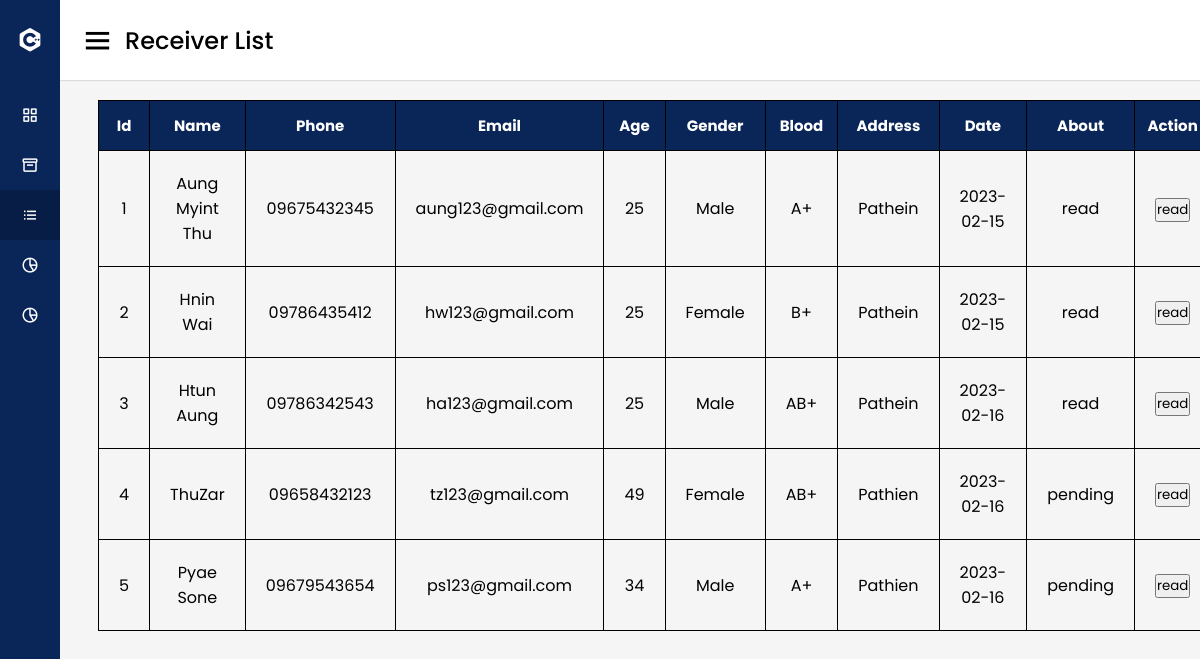
/Dashboard_receiver.php, run on the app's committed database.
### tables this page shows
CREATE TABLE `receiver_detail` (
  `receiver_id` int(11) NOT NULL,
  `receiver_name` varchar(100) NOT NULL,
  `receiver_phone` varchar(50) NOT NULL,
  `receiver_email` varchar(100) NOT NULL,
  `receiver_age` varchar(50) NOT NULL,
  `receiver_gender` varchar(50) NOT NULL,
  `receiver_blood` varchar(50) NOT NULL,
  `receiver_address` varchar(200) NOT NULL,
  `receiver_date` varchar(100) NOT NULL,
  `receiver_about` varchar(50) NOT NULL
);

### Dashboard_receiver.php (the view, shortened to what this page needs)
<!DOCTYPE html>
<html lang="en" dir="ltr">
<head>
  <link rel="stylesheet" href="dashboard_style.css">
  <link href='https://unpkg.com/boxicons@2.0.7/css/boxicons.min.css' rel='stylesheet'>
</head>
<body>
  <div class="sidebar">
    <div class="logo-details">
      <i class='bx bxl-c-plus-plus'></i>
      <span class="logo_name">Blood Bank Admin Panel</span>
    </div>
    <ul class="nav-links">
      <li>
        <a href="Dashboard.php" >
          <i class='bx bx-grid-alt' ></i>
          <span class="links_name">Dashboard</span>
        </a>
      </li>
      <li>
        <a href="Dashboard_donor.php">
          <i class='bx bx-box' ></i>
          <span class="links_name">Donor List</span>
        </a>
      </li>
      <li>
        <a href="Dashboard_receiver.php" class="active">
          <i class='bx bx-list-ul' ></i>
          <span class="links_name">Receiver List</span>
        </a>
      </li>
      <li>
        <a href="Dashboard_bloodbank.php">
          <i class='bx bx-pie-chart-alt-2' ></i>
          <span class="links_name">Blood Bank</span>
        </a>
      </li>
      <li>
          <a href="Dashboard_blood.php">
            <i class='bx bx-pie-chart-alt-2' ></i>
            <span class="links_name">Blood</span>
          </a>
        </li>
    </ul>
  </div>
  <section class="home-section">
    <nav>
      <div class="sidebar-button">
        <i class='bx bx-menu sidebarBtn'></i>
        <span >Receiver List</span>
      </div>
    </nav>
    <br><br><br><br>
    <table style="overflow-y: auto;">
      <tr id="tt">
        <th>Id</th>
        <th>Name</th>
        <th>Phone</th>
        <th>Email</th>
        <th>Age</th>
        <th>Gender</th>
        <th>Blood</th>
        <th>Address</th>
        <th>Date</th>
        <th>About</th>
        <th>Action</th>
      </tr>
      <?php
      $conn=mysqli_connect("localhost","root","","mydb");
      $result=mysqli_query($conn,"call view_receiver_list()");
      if(mysqli_num_rows($result)>0)
      {
        while($row=mysqli_fetch_assoc($result)){ ?>
          <tr>
            <td><?php echo $row["receiver_id"]; ?></td>
            <td><?php echo $row["receiver_name"]; ?></td>
            <td><?php echo $row["receiver_phone"]; ?></td>
            <td><?php echo $row["receiver_email"]; ?></td>
            <td><?php echo $row["receiver_age"]; ?></td>
            <td><?php echo $row["receiver_gender"]; ?></td>
            <td><?php echo $row["receiver_blood"]; ?></td>
            <td><?php echo $row["receiver_address"]; ?></td>
            <td><?php echo $row["receiver_date"]; ?></td>
            <td><?php echo $row["receiver_about"]; ?></td>
            <td>
              <form action="update_bank.php" method="post">
                <input type="submit" name="update" value="read">
              </form>
            </td>
          <?php }
        }
        ?>
      </table>
    </section>
</body>
</html>

### dashboard_style.css (style rules this page uses)
* { margin: 0; padding: 0; box-sizing: border-box; font-family: 'Poppins', sans-serif; }
.sidebar { position: fixed; height: 100%; width: 240px; background: #0A2558; transition: all 0.5s ease; }
.sidebar .logo-details { height: 80px; display: flex; align-items: center; }
.sidebar .logo-details i { font-size: 28px; font-weight: 500; color: #fff; min-width: 60px; text-align: center }
.sidebar .logo-details .logo_name { color: #fff; font-size: 24px; font-weight: 500; }
.sidebar .nav-links { margin-top: 10px; }
.sidebar .nav-links li { position: relative; list-style: none; height: 50px; }
.sidebar .nav-links li a { height: 100%; width: 100%; display: flex; align-items: center; text-decoration: none; transition: all 0.4s ease; }
.sidebar .nav-links li a.active { background: #081D45; }
.sidebar .nav-links li i { min-width: 60px; text-align: center; font-size: 18px; color: #fff; }
.sidebar .nav-links li a .links_name { color: #fff; font-size: 15px; font-weight: 400; white-space: nowrap; }
.home-section { position: relative; background: #f5f5f5; min-height: 100vh; width: calc(100% - 240px); left: 240px; transition: all 0.5s ease; }
.home-section nav { display: flex; justify-content: space-between; height: 80px; background: #fff; display: flex; align-items: center; position: fixed; width: calc(100% - 240px); left: 240px; z-index: 100; padding: 0 20px; box-shadow: 0 1px 1px rgba(0, 0, 0, 0.1); transition: all 0.5s ease; }
.home-section nav .sidebar-button { display: flex; align-items: center; font-size: 24px; font-weight: 500; }
nav .sidebar-button i { font-size: 35px; margin-right: 10px; }
@media (max-width: 1240px) { .sidebar { width: 60px; } }
@media (max-width: 1240px) { .home-section { width: calc(100% - 60px); left: 60px; } }
@media (max-width: 1240px) { .home-section nav { width: calc(100% - 60px); left: 60px; } }

### Dashboard_receiver.php (style rules this page uses)
table,th,td { border: 1px solid black; border-collapse: collapse; text-align: center; }
td { padding: 20px; }
table { margin-left: 38px; }
#tt { height: 50px; background-color: #0A2558; color: white; font-size: 15px; }

### data on the page
receiver_detail: receiver_id "1", receiver_name "Aung Myint Thu", receiver_phone "09675432345", receiver_email "aung123@gmail.com", receiver_age "25", receiver_gender "Male", receiver_blood "A+", receiver_address "Pathein", receiver_date "2023-02-15", receiver_about "read"
receiver_detail: receiver_id "2", receiver_name "Hnin Wai", receiver_phone "09786435412", receiver_email "hw123@gmail.com", receiver_age "25", receiver_gender "Female", receiver_blood "B+", receiver_address "Pathein", receiver_date "2023-02-15", receiver_about "read"
receiver_detail: receiver_id "3", receiver_name "Htun Aung", receiver_phone "09786342543", receiver_email "ha123@gmail.com", receiver_age "25", receiver_gender "Male", receiver_blood "AB+", receiver_address "Pathein", receiver_date "2023-02-16", receiver_about "read"
receiver_detail: receiver_id "4", receiver_name "ThuZar", receiver_phone "09658432123", receiver_email "tz123@gmail.com", receiver_age "49", receiver_gender "Female", receiver_blood "AB+", receiver_address "Pathien", receiver_date "2023-02-16", receiver_about "pending"
receiver_detail: receiver_id "5", receiver_name "Pyae Sone", receiver_phone "09679543654", receiver_email "ps123@gmail.com", receiver_age "34", receiver_gender "Male", receiver_blood "A+", receiver_address "Pathien", receiver_date "2023-02-16", receiver_about "pending"
